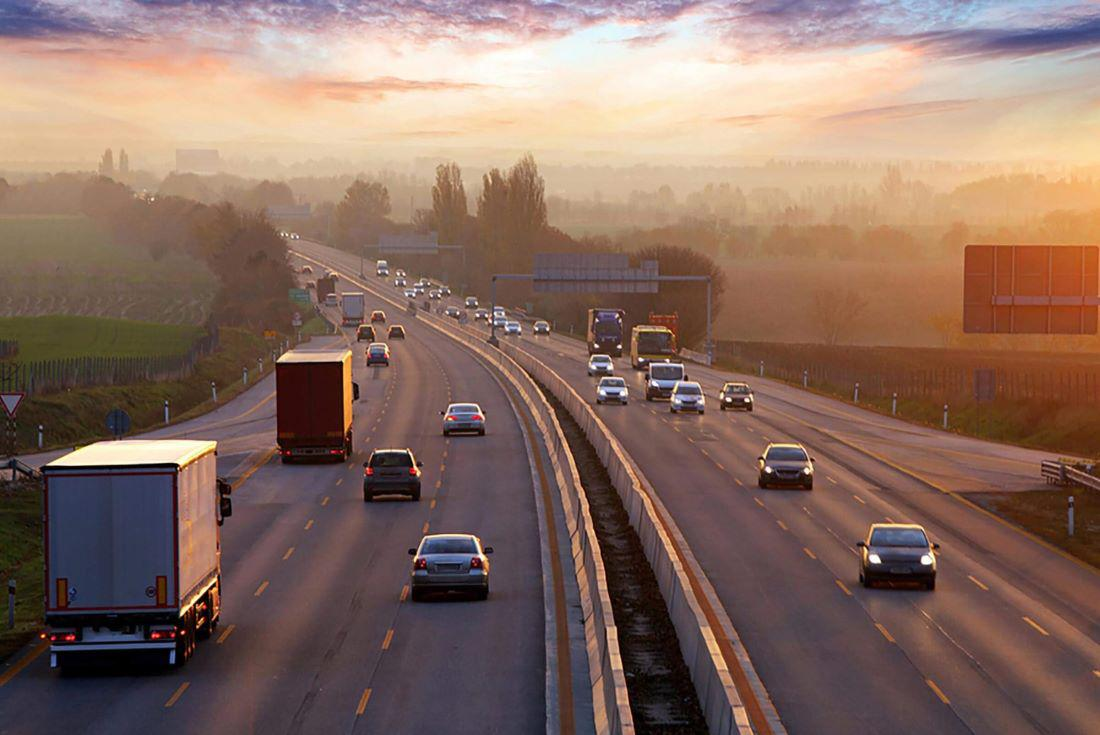
#> input picture Image_data/road.jpg, 1100 x 735 px, found by its file name
$ jupyter execute --allow-errors sample.ipynb
#> lines starting #> are read from the running program, lines starting #| are printed output that depends on the picture; after the words box and inside, x2 and y2 are one past the last pixel; in counts of white or black regions, pixels touching at a corner belong together; pictures that were not available may be replaced by others from this repository, and a replacement may not be noted
Reading an image

[cell 1]
import cv2

image = cv2.imread('image_data/road.jpg')
#> image is the input picture: shape (735, 1100, 3); mean B, G, R 98.3, 109.4, 136.2

h, w = image.shape[:2]
#> h = 735; w = 1100

print(f"Height:{h}  Width:{w}")
#| Height:735  Width:1100
print(image.shape)
#| (735, 1100, 3)

Extracting the RGB values

[cell 2]
B,G,R = image[100,100]
#> B = 157; G = 200; R = 239

print(f"Red:{R} Blue:{B} Green:{G}")
#| Red:239 Blue:157 Green:200

print(f"Blue:{image[100,100,0]}")
#| Blue:157

Extracting the region of interest

[cell 3]
roi = image[200:500,200:500]
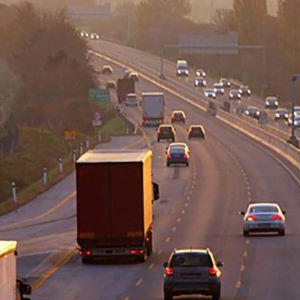
#> roi: shape (300, 300, 3); mean B, G, R 78.6, 86.6, 113.9

cv2.imshow("Roi",roi)

cv2.waitKey(0)
cv2.destroyAllWindows()

Image resizing

[cell 4]
resize_img = cv2.resize(image,(500,500))
cv2.imshow('Resized image',resize_img)
cv2.waitKey(0)
cv2.destroyAllWindows()

here the aspect ratio is not maintained that is the problem we need to work extra for that

[cell 5]
#calculating the aspect ratio
ratio = 1000/w
#> ratio = 0.909
dim = (1000,int(h*ratio))
#> dim = (1000, 668)

resize_aspect = cv2.resize(image,dim)

cv2.imshow('resized image',resize_aspect)
cv2.waitKey(0)
cv2.destroyAllWindows()

Drawing a rectangle

[cell 6]
output = image.copy()

rectangle = cv2.rectangle(output,(1000,500),
                          (400,400),(255,0,0),2)

cv2.imshow('with rectangle',output)
cv2.waitKey(0)
cv2.destroyAllWindows()

[cell 7]
output2 = image.copy()

text = cv2.putText(output2,'Just checking',(500,500),cv2.FONT_HERSHEY_COMPLEX,2,(0,255,0),2)

cv2.imshow('With text',output2)
cv2.waitKey(0)
cv2.destroyAllWindows()

## Reading an image using OpenCV

[cell 8]
img = cv2.imread('Image_data/pic23-200x141.png')
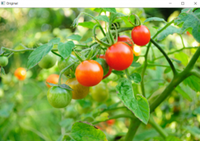
#> input picture Image_data/pic23-200x141.png, 200 x 141 px
#> img is the input picture: shape (141, 200, 3); mean B, G, R 74.3, 165.6, 134

cv2.imshow('Tomato',img)

cv2.waitKey(0)
cv2.destroyAllWindows()

[cell 9]
img.shape
#> Out = (141, 200, 3)

[cell 10]
import numpy as np
import matplotlib.pyplot as plt

img = cv2.imread('Image_data/pic23-200x141.png')
plt.imshow(img)

# plt.waitforbuttonpress()
# plt.close('all')

Opening in grayscale mode

[cell 11]
path = 'Image_data/pic23-200x141.png'

img = cv2.imread(path,cv2.IMREAD_GRAYSCALE)
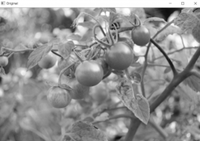
#> img: shape (141, 200); min 12, max 255, mean 145.2
cv2.imshow('Tomato Gray',img)
cv2.waitKey(0)
cv2.destroyAllWindows()

writing images

[cell 12]
import os

img_path = r'D:\ML FD3\OpenCV\Image_data'

os.chdir(img_path)
print("before saving image")
print(os.listdir(img_path))

filename = 'savedIMG2.jpg'

cv2.imwrite(filename,img,[cv2.IMWRITE_JPEG_QUALITY,1])

print('after saving')
print(os.listdir(img_path))

#### Arithametic operations on images

[cell 13]
import numpy as np
import pandas as pd

image1 = cv2.imread('1-500x250-3.jpg')
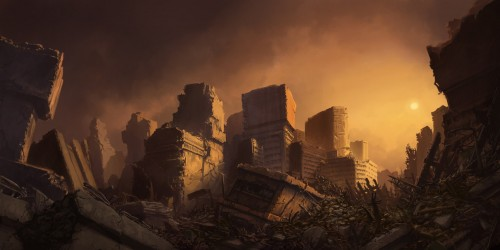
#> input picture Image_data/1-500x250-3.jpg, 500 x 250 px
#> image1 is the input picture: shape (250, 500, 3); mean B, G, R 34.8, 52.4, 81
image2 = cv2.imread('2-500x250-2.jpg')

#> (the rest of this cell did not finish here and is left out)

#### Substracting images

[cell 14]
image3 = cv2.imread('star-1-300x168.jpg')
image4 = cv2.imread('dot-300x168.jpg')

substracted = cv2.subtract(image3,image4)

cv2.imshow('substracted image',substracted)

cv2.waitKey(0)
cv2.destroyAllWindows()

#### Image resizing

downscaling with aspect ratio

[cell 15]
img = cv2.imread(r'D:\ML FD3\OpenCV\Image_data\python-name.webp')
#> (the rest of this cell did not finish here and is left out)

[cell 16]
image = cv2.imread(r'D:\ML FD3\OpenCV\Image_data\road.jpg')


resized_nearest = cv2.resize(image, (400, 400), interpolation=cv2.INTER_NEAREST)
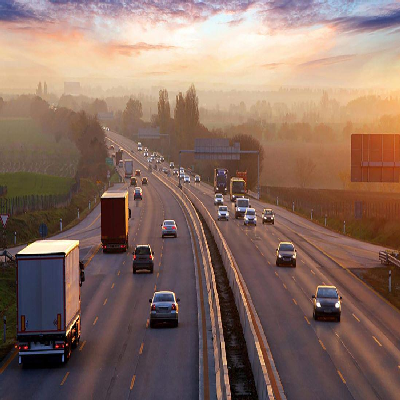
#> resized_nearest: shape (400, 400, 3); mean B, G, R 98.4, 109.5, 136.2
resized_linear = cv2.resize(image, (400, 400), interpolation=cv2.INTER_LINEAR)
resized_cubic = cv2.resize(image, (400, 400), interpolation=cv2.INTER_CUBIC)
resized_half = cv2.resize(image,(0,0),fx=0.5,fy=0.5)

cv2.imshow('resized image',resized_half)
cv2.waitKey(0)
cv2.destroyAllWindows()

Blurring

[cell 17]
image = cv2.imread(r'D:\ML FD3\OpenCV\Image_data\fruits-image.webp')
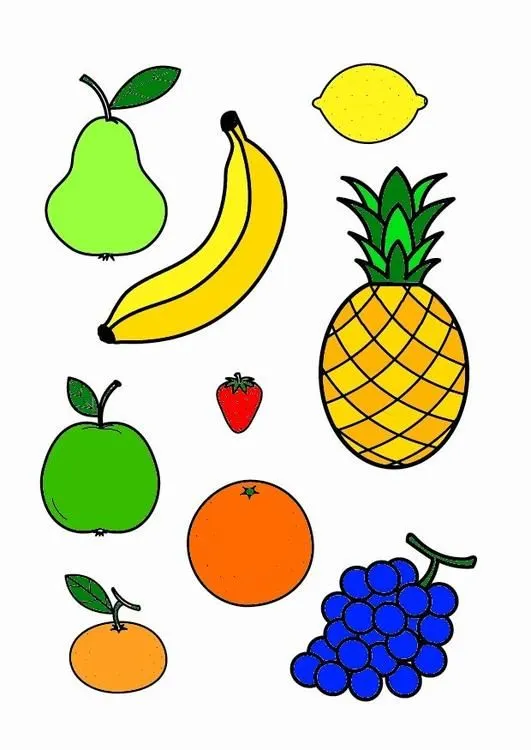
#> input picture Image_data/fruits-image.webp, 531 x 750 px, found by its file name
#> image is the input picture: shape (750, 531, 3); mean B, G, R 190.6, 217.7, 218

cv2.imshow('Fruits',image)
cv2.waitKey(0)

guassian = cv2.GaussianBlur(image,(7,7),0)
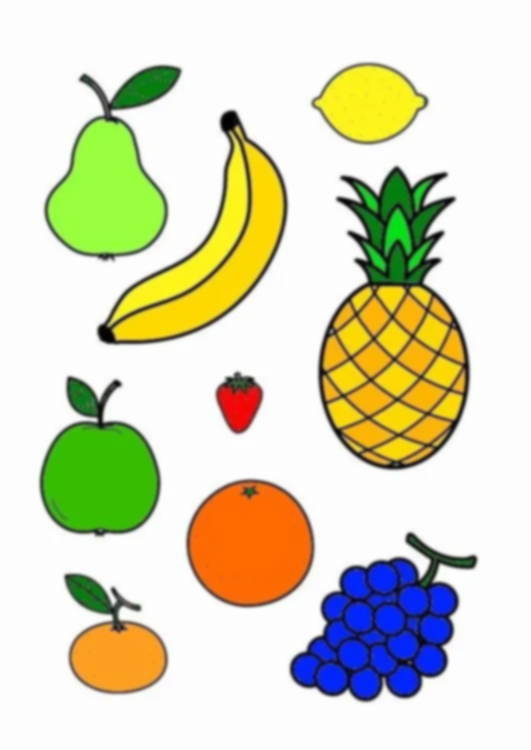
#> guassian: shape (750, 531, 3); mean B, G, R 190.6, 217.7, 218
cv2.imshow('Gaussian',guassian)
cv2.waitKey(0)

median = cv2.medianBlur(image,5)
cv2.imshow('Median',median)
cv2.waitKey(0)

bilateral = cv2.bilateralFilter(image,9,75,75)
cv2.imshow('bilateral',bilateral)
cv2.waitKey(0)

cv2.destroyAllWindows()

### Drawing functions on image

LINE

[cell 18]
image = cv2.imread(r'D:\ML FD3\OpenCV\Image_data\fruits-image.webp')

img_line = cv2.line(image,(0,0),(531,750),(255,0,0),5)

cv2.imshow('img with line',img_line)
cv2.waitKey(0)
cv2.destroyAllWindows()

Arrowed line

[cell 19]
image = cv2.imread(r'D:\ML FD3\OpenCV\Image_data\fruits-image.webp')

img_arwline = cv2.arrowedLine(image,(0,0),(220,120),(0,0,255),3,line_type=cv2.LINE_AA,shift=0,tipLength=0.07)

cv2.imshow('arrow line',img_arwline)
cv2.waitKey(0)
cv2.destroyAllWindows()

Ellipse

[cell 20]
image = cv2.imread(r'D:\ML FD3\OpenCV\Image_data\fruits-image.webp')

img_ellipse = cv2.ellipse(image,(220,230),(70,170),35,0,360,(0,0,200),-1,cv2.LINE_AA,0)
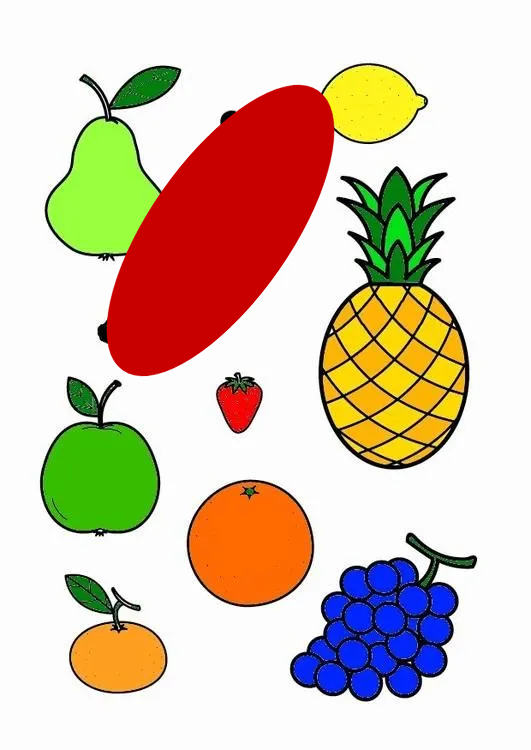
#> img_ellipse: shape (750, 531, 3); mean B, G, R 177.1, 196.9, 215.5

cv2.imshow('Ellipse',img_ellipse)
cv2.waitKey(0)
cv2.destroyAllWindows()

Circle

[cell 21]
image = cv2.imread(r'D:\ML FD3\OpenCV\Image_data\fruits-image.webp')

img_circle = cv2.circle(image,(250,400),50,(0,255,0),2,cv2.LINE_AA)
cv2.imshow('Circle',img_circle)
cv2.waitKey(0)
cv2.destroyAllWindows()

Rectangle

[cell 22]
image = cv2.imread(r'D:\ML FD3\OpenCV\Image_data\fruits-image.webp')

img_rectangle = cv2.rectangle(image,(200,300),(300,400),(0,255,0),-1)
cv2.imshow('rectangle',img_rectangle)
cv2.waitKey(0)
cv2.destroyAllWindows()

Text

[cell 23]
image = cv2.imread(r'D:\ML FD3\OpenCV\Image_data\fruits-image.webp')

img_text = cv2.putText(image,"HI I AM BANANA",(150,300),cv2.FONT_HERSHEY_SIMPLEX,.6,(0,255,0),1,cv2.LINE_AA)
cv2.imshow('Text',img_text)
cv2.waitKey(0)
cv2.destroyAllWindows()

contours

[cell 24]
image = cv2.imread(r'D:\ML FD3\OpenCV\Image_data\Binary-square.webp')

#> (the rest of this cell did not finish here and is left out)

Triangle

[cell 25]
width = 400
height = 300

img = np.zeros((height,width,3),np.uint8)

p1 = (100,200)
p2 = (50,50)
p3 = (300,100)

cv2.line(img,p1,p2,(0,255,0),2,cv2.LINE_AA)
cv2.line(img,p2,p3,(0,255,0),2,cv2.LINE_AA)
cv2.line(img,p1,p3,(0,255,0),2,cv2.LINE_AA)

centroid = ((p1[0]+p2[0]+p3[0])//3,(p1[1]+p2[1]+p3[1])//3)

cv2.circle(img,centroid,1,(255,255,255),2)
#> img: shape (300, 400, 3)

cv2.line(img,p1,centroid,(255,255,255),1,cv2.LINE_AA)
cv2.line(img,p2,centroid,(255,255,255),1,cv2.LINE_AA)
cv2.line(img,p3,centroid,(255,255,255),1,cv2.LINE_AA)
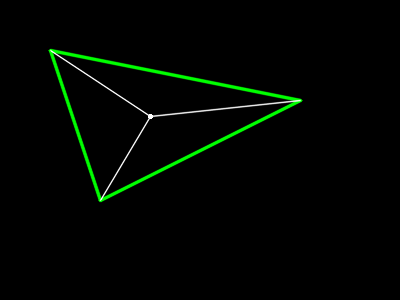
#> img: shape (300, 400, 3); mean of channels 0, 1, 2 1.1, 5.5, 1.1; drawn as B, G, R

cv2.imshow('Image',img)

cv2.waitKey(0)
cv2.destroyAllWindows()

## Working with video data

[cell 26]
cap = cv2.VideoCapture(r'D:\ML FD3\OpenCV\video_data\3105196-uhd_3840_2160_30fps.mp4')

if (cap.isOpened()==False):
    print('Error Opening file')

while (cap.isOpened()):

    ret,frame = cap.read()
    if ret == True:
        cv2.imshow('Frame',frame)

        if cv2.waitKey(10) & 0xFF == ord('q'):
#> (key q is pressed here)
            break

    else:
        break

cap.release()
cv2.destroyAllWindows()

[cell 27]
cap = cv2.VideoCapture(0)

vidwri = cv2.VideoWriter_fourcc(*'XVID')
out = cv2.VideoWriter('output.mp4',vidwri,20.0,(640,480))

if (cap.isOpened()==False):
    print('Error Opening file')

while (cap.isOpened()):

    ret,frame = cap.read()
    if ret == True:
        out.write(frame)
        cv2.imshow('Frame',frame)

        if cv2.waitKey(10) & 0xFF == ord('q'):
#> (key q is pressed here)
            break

    else:
        break

cap.release()
out.release()
cv2.destroyAllWindows()

### Showing date and time on vidoes

[cell 28]
import datetime

vid = cv2.VideoCapture(r'D:\ML FD3\OpenCV\video_data\3105196-uhd_3840_2160_30fps.mp4')

while (vid.isOpened()):
    ret,frame = vid.read()

    if ret:
        font = cv2.FONT_HERSHEY_SCRIPT_COMPLEX

        dt = str(datetime.datetime.now())

        frame = cv2.putText(frame,dt,(300,100),font,1,(0,0,255),2,cv2.LINE_AA)
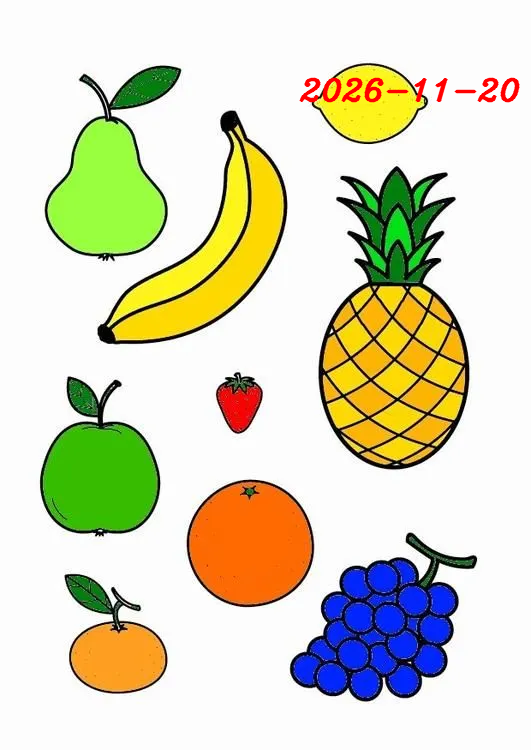
#> frame: shape (750, 531, 3); 0.62% of pixels changed, all inside (x1, y1, x2, y2) = (299, 77, 520, 103)

        cv2.imshow('Frames',frame)


        if cv2.waitKey(1) & 0xFF == ord('q'):
#> (key q is pressed here)
            break

    else:
        break

vid.release()
cv2.destroyAllWindows()

### Mouse click events

[cell 29]
mouse_events = [i for i in dir(cv2) if 'EVENT' in i]
mouse_events

[cell 30]
import cv2

[cell 31]
def draw_circle(event,x,y,flags,param):
    if (event==cv2.EVENT_LBUTTONDOWN):
        cv2.circle(img,(x,y),5,(0,0,255),2,cv2.LINE_AA)
    cv2.imshow('Fruits',img)


img = cv2.imread(r'D:\ML FD3\OpenCV\Image_data\fruits-image.webp')

cv2.imshow('Fruits',img)
cv2.setMouseCallback('Fruits',draw_circle)


cv2.waitKey(0)
cv2.destroyAllWindows()

[cell 32]
import cv2
import numpy as np

# Mouse callback function
def mouse_callback(event, x, y, flags, param):
    img = param
    if event == cv2.EVENT_MOUSEMOVE:
        cv2.circle(img, (x, y), 10, (0, 255, 0), -1)  # Draw a green circle
    elif event == cv2.EVENT_MOUSEWHEEL:
        cv2.circle(img, (x, y), 10, (0, 0, 255), -1)  # Draw a red circle
    cv2.imshow("Image", img)

# Create a blank image
img = np.zeros((512, 512, 3), np.uint8)

# Create a window and set a mouse callback function
cv2.imshow("Image", img)
cv2.setMouseCallback("Image", mouse_callback, param=img)
print('hi')

while True:
    # Show the image and wait for a key press
    cv2.imshow("Image", img)
    key = cv2.waitKey(1) & 0xFF
#> (key q is pressed here)

    if cv2.getWindowProperty("Image", cv2.WND_PROP_VISIBLE) < 1:
        break
    # Break the loop if the 'q' key is pressed
    if key == ord('q'):
        break

# Clean up and close the window
cv2.destroyAllWindows()
